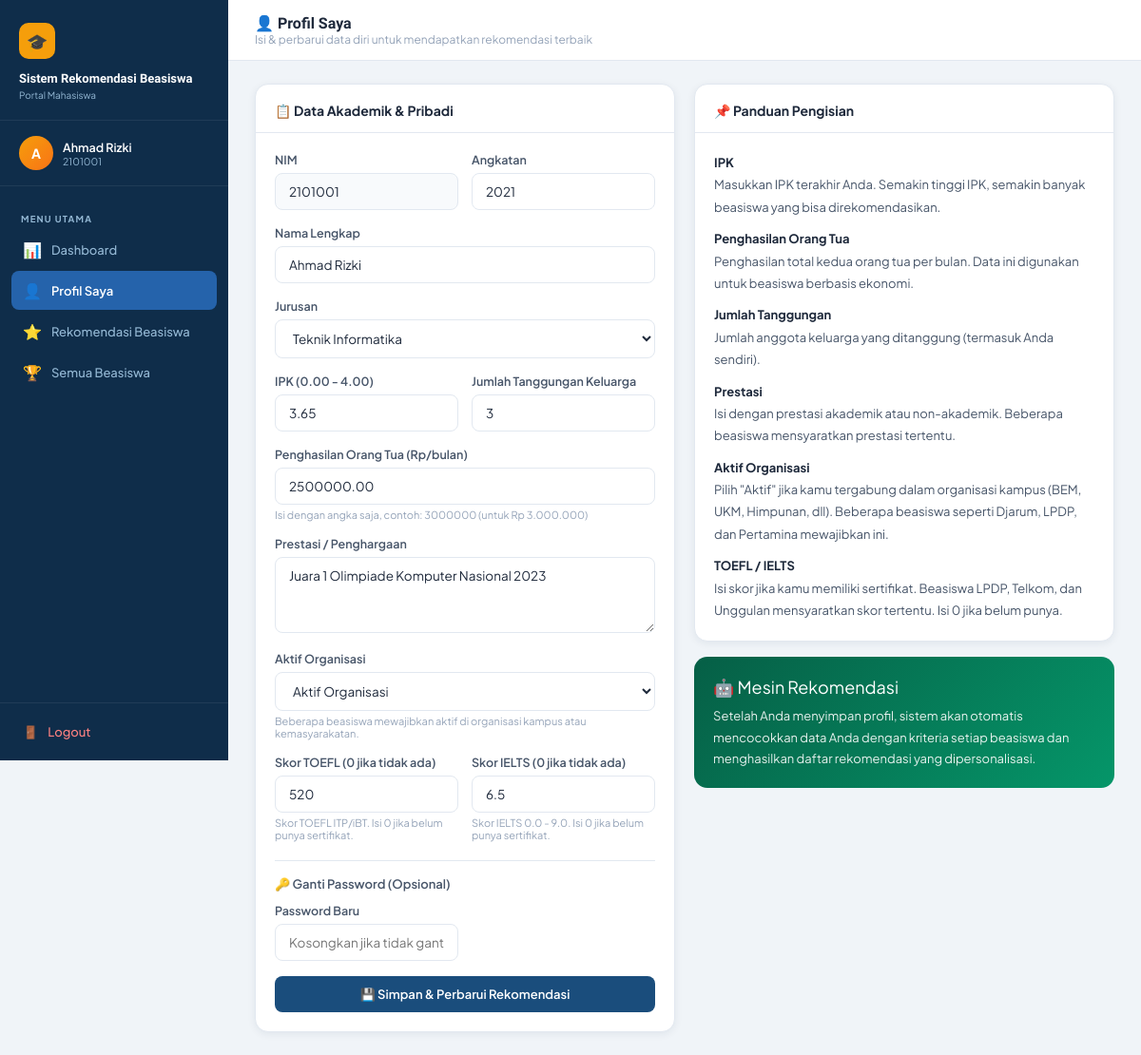
Page /profil.php (signed in) on the committed database.
### tables this page shows
CREATE TABLE IF NOT EXISTS mahasiswa (
    id_mahasiswa INT AUTO_INCREMENT PRIMARY KEY,
    nim VARCHAR(20) NOT NULL UNIQUE,
    nama VARCHAR(100) NOT NULL,
    jurusan VARCHAR(100),
    angkatan YEAR,
    ipk DECIMAL(3,2) DEFAULT 0.00,
    penghasilan_orangtua DECIMAL(15,2) DEFAULT 0,
    jumlah_tanggungan INT DEFAULT 0,
    prestasi TEXT,
    aktif_organisasi ENUM('ya','tidak') DEFAULT 'tidak',
    skor_toefl INT DEFAULT 0,
    skor_ielts DECIMAL(3,1) DEFAULT 0.0,
    username_mhs VARCHAR(50) NOT NULL UNIQUE,
    password_mhs VARCHAR(255) NOT NULL,
    created_at TIMESTAMP DEFAULT CURRENT_TIMESTAMP,
    updated_at TIMESTAMP DEFAULT CURRENT_TIMESTAMP ON UPDATE CURRENT_TIMESTAMP
);

### profil.php (the view, shortened to what this page needs)
<?php
require_once 'config.php';
$mhs_id = $_SESSION['mahasiswa_id'];
$mhs = $conn->query("SELECT * FROM mahasiswa WHERE id_mahasiswa=$mhs_id")->fetch_assoc();
?>
<!DOCTYPE html>
<html lang="id">
<head>
<link rel="stylesheet" href="style.css">
</head>
<body>
<div class="app-wrapper">
  <?php include 'sidebar_mhs.php'; ?>
  <div class="main-content">
    <div class="topbar">
      <div class="topbar-left">
        <h1>👤 Profil Saya</h1>
        <p>Isi & perbarui data diri untuk mendapatkan rekomendasi terbaik</p>
      </div>
    </div>
    <div class="page-content">
      <div class="grid-2" style="gap:20px;align-items:start">
        <div class="card">
          <div class="card-header"><h3>📋 Data Akademik & Pribadi</h3></div>
          <div class="card-body">
            <form method="POST">
              <div class="form-row">
                <div class="form-group">
                  <label class="form-label">NIM</label>
                  <input type="text" class="form-control" value="<?= htmlspecialchars($mhs['nim']) ?>" disabled style="background:#f8fafc">
                </div>
                <div class="form-group">
                  <label class="form-label">Angkatan</label>
                  <input type="number" name="angkatan" class="form-control" value="<?= $mhs['angkatan'] ?>" min="2000" max="2030" required>
                </div>
              </div>
              <div class="form-group">
                <label class="form-label">Nama Lengkap</label>
                <input type="text" name="nama" class="form-control" value="<?= htmlspecialchars($mhs['nama']) ?>" required>
              </div>
              <div class="form-group">
                <label class="form-label">Jurusan</label>
                <select name="jurusan" class="form-control" required>
                  <?php
                  $jurusans = ['Teknik Informatika','Sistem Informasi','Teknik Elektro','Teknik Sipil','Manajemen','Akuntansi','Hukum','Kedokteran','Farmasi','Ekonomi'];
                  foreach ($jurusans as $j): ?>
                  <option <?= $mhs['jurusan']===$j?'selected':'' ?>><?= $j ?></option>
                  <?php endforeach; ?>
                </select>
              </div>
              <div class="form-row">
                <div class="form-group">
                  <label class="form-label">IPK (0.00 - 4.00)</label>
                  <input type="number" name="ipk" class="form-control" value="<?= $mhs['ipk'] ?>" min="0" max="4" step="0.01" required>
                </div>
                <div class="form-group">
                  <label class="form-label">Jumlah Tanggungan Keluarga</label>
                  <input type="number" name="jumlah_tanggungan" class="form-control" value="<?= $mhs['jumlah_tanggungan'] ?>" min="0" max="20" required>
                </div>
              </div>
              <div class="form-group">
                <label class="form-label">Penghasilan Orang Tua (Rp/bulan)</label>
                <input type="number" name="penghasilan_orangtua" class="form-control" value="<?= $mhs['penghasilan_orangtua'] ?>" min="0" placeholder="Contoh: 3000000" required>
                <div style="font-size:11px;color:var(--text-light);margin-top:4px">Isi dengan angka saja, contoh: 3000000 (untuk Rp 3.000.000)</div>
              </div>
              <div class="form-group">
                <label class="form-label">Prestasi / Penghargaan</label>
                <textarea name="prestasi" class="form-control" rows="3" placeholder="Contoh: Juara 1 olimpiade komputer, Hafidz 10 juz, dll. Kosongkan jika tidak ada."><?= htmlspecialchars($mhs['prestasi']) ?></textarea>
              </div>
              <div class="form-group">
                <label class="form-label">Aktif Organisasi</label>
                <select name="aktif_organisasi" class="form-control">
                  <option value="ya" <?= ($mhs['aktif_organisasi']??'')=== 'ya'?'selected':'' ?>>Aktif Organisasi</option>
                </select>
                <div style="font-size:11px;color:var(--text-light);margin-top:4px">Beberapa beasiswa mewajibkan aktif di organisasi kampus atau kemasyarakatan.</div>
              </div>
              <div class="form-row">
                <div class="form-group">
                  <label class="form-label">Skor TOEFL (0 jika tidak ada)</label>
                  <input type="number" name="skor_toefl" class="form-control" value="<?= $mhs['skor_toefl'] ?? 0 ?>" min="0" max="677" placeholder="Contoh: 500">
                  <div style="font-size:11px;color:var(--text-light);margin-top:4px">Skor TOEFL ITP/iBT. Isi 0 jika belum punya sertifikat.</div>
                </div>
                <div class="form-group">
                  <label class="form-label">Skor IELTS (0 jika tidak ada)</label>
                  <input type="number" name="skor_ielts" class="form-control" value="<?= $mhs['skor_ielts'] ?? 0 ?>" min="0" max="9" step="0.5" placeholder="Contoh: 6.0">
                  <div style="font-size:11px;color:var(--text-light);margin-top:4px">Skor IELTS 0.0 - 9.0. Isi 0 jika belum punya sertifikat.</div>
                </div>
              </div>
              <div style="border-top:1px solid var(--border);padding-top:16px;margin-top:4px">
                <div style="font-size:13px;font-weight:600;color:var(--text-mid);margin-bottom:12px">🔑 Ganti Password (Opsional)</div>
                <div class="form-row">
                  <div class="form-group" style="margin-bottom:0">
                    <label class="form-label">Password Baru</label>
                    <input type="password" name="password_baru" class="form-control" placeholder="Kosongkan jika tidak ganti">
                  </div>
                </div>
              </div>
              <button type="submit" class="btn btn-primary" style="width:100%;justify-content:center;margin-top:16px;padding:11px">
                💾 Simpan & Perbarui Rekomendasi
              </button>
            </form>
          </div>
        </div>
        <div>
          <div class="card" style="margin-bottom:16px">
            <div class="card-header"><h3>📌 Panduan Pengisian</h3></div>
            <div class="card-body" style="font-size:13px;line-height:1.8;color:var(--text-mid)">
              <div style="margin-bottom:10px">
                <strong style="color:var(--text-dark)">IPK</strong><br>
                Masukkan IPK terakhir Anda. Semakin tinggi IPK, semakin banyak beasiswa yang bisa direkomendasikan.
              </div>
              <div style="margin-bottom:10px">
                <strong style="color:var(--text-dark)">Penghasilan Orang Tua</strong><br>
                Penghasilan total kedua orang tua per bulan. Data ini digunakan untuk beasiswa berbasis ekonomi.
              </div>
              <div style="margin-bottom:10px">
                <strong style="color:var(--text-dark)">Jumlah Tanggungan</strong><br>
                Jumlah anggota keluarga yang ditanggung (termasuk Anda sendiri).
              </div>
              <div style="margin-bottom:10px">
                <strong style="color:var(--text-dark)">Prestasi</strong><br>
                Isi dengan prestasi akademik atau non-akademik. Beberapa beasiswa mensyaratkan prestasi tertentu.
              </div>
              <div style="margin-bottom:10px">
                <strong style="color:var(--text-dark)">Aktif Organisasi</strong><br>
                Pilih "Aktif" jika kamu tergabung dalam organisasi kampus (BEM, UKM, Himpunan, dll). Beberapa beasiswa seperti Djarum, LPDP, dan Pertamina mewajibkan ini.
              </div>
              <div>
                <strong style="color:var(--text-dark)">TOEFL / IELTS</strong><br>
                Isi skor jika kamu memiliki sertifikat. Beasiswa LPDP, Telkom, dan Unggulan mensyaratkan skor tertentu. Isi 0 jika belum punya.
              </div>
            </div>
          </div>
          <div style="background:linear-gradient(135deg,#065f46,#059669);border-radius:var(--radius);padding:20px;color:white">
            <div style="font-size:18px;margin-bottom:8px">🤖 Mesin Rekomendasi</div>
            <div style="font-size:13px;opacity:0.9;line-height:1.7">
              Setelah Anda menyimpan profil, sistem akan otomatis mencocokkan data Anda dengan kriteria setiap beasiswa dan menghasilkan daftar rekomendasi yang dipersonalisasi.
            </div>
          </div>
        </div>
      </div>
    </div>
  </div>
</div>
</body>
</html>

### style.css (style rules this page uses)
:root { --primary: #1a4d7c; --primary-light: #2563ab; --primary-dark: #0f2d4a; --accent: #f59e0b; --accent2: #10b981; --accent3: #ef4444; --accent4: #8b5cf6; --sidebar-bg: #0f2d4a; --sidebar-hover: #1a4d7c; --sidebar-active: #2563ab; --sidebar-text: #94b8d4; --sidebar-text-active: #ffffff; --content-bg: #f0f4f8; --card-bg: #ffffff; --text-dark: #1e293b; --text-mid: #475569; --text-light: #94a3b8; --border: #e2e8f0; --shadow: 0 4px 24px rgba(15,45,74,0.10); --shadow-sm: 0 2px 8px rgba(15,45,74,0.07); --radius: 14px; --radius-sm: 8px; --sidebar-width: 240px; --topbar-height: 64px; }
* { margin: 0; padding: 0; box-sizing: border-box; }
body { font-family: 'Plus Jakarta Sans', sans-serif; background: var(--content-bg); color: var(--text-dark); min-height: 100vh; font-size: 14px; }
.app-wrapper { display: flex; min-height: 100vh; }
.main-content { margin-left: var(--sidebar-width); flex: 1; display: flex; flex-direction: column; min-height: 100vh; }
.topbar { height: var(--topbar-height); background: var(--card-bg); border-bottom: 1px solid var(--border); display: flex; align-items: center; justify-content: space-between; padding: 0 28px; position: sticky; top: 0; z-index: 50; }
.topbar-left h1 { font-family: 'Sora', sans-serif; font-size: 16px; font-weight: 700; color: var(--text-dark); }
.topbar-left p { font-size: 12px; color: var(--text-light); }
.page-content { padding: 24px 28px; flex: 1; }
.card { background: var(--card-bg); border-radius: var(--radius); border: 1px solid var(--border); box-shadow: var(--shadow-sm); overflow: hidden; }
.card-header { padding: 18px 20px 14px; border-bottom: 1px solid var(--border); display: flex; align-items: center; justify-content: space-between; }
.card-header h3 { font-size: 14px; font-weight: 700; color: var(--text-dark); }
.card-body { padding: 20px; }
.grid-2 { display: grid; grid-template-columns: 1fr 1fr; gap: 16px; }
.btn { display: inline-flex; align-items: center; gap: 6px; padding: 8px 16px; border-radius: 8px; font-size: 13px; font-weight: 600; cursor: pointer; border: none; transition: all 0.2s; text-decoration: none; font-family: 'Plus Jakarta Sans', sans-serif; }
.btn-primary { background: var(--primary); color: white; }
.form-group { margin-bottom: 16px; }
.form-label { display: block; font-size: 12.5px; font-weight: 600; color: var(--text-mid); margin-bottom: 6px; }
.form-control { width: 100%; padding: 10px 14px; border: 1.5px solid var(--border); border-radius: 8px; font-size: 13.5px; color: var(--text-dark); background: white; font-family: 'Plus Jakarta Sans', sans-serif; transition: border-color 0.2s, box-shadow 0.2s; }
select.form-control { cursor: pointer; }
textarea.form-control { resize: vertical; min-height: 80px; }
.form-row { display: grid; grid-template-columns: 1fr 1fr; gap: 14px; }

### rows in the picture
mahasiswa: nim "2101001", angkatan "2021", nama "Ahmad Rizki", jurusan "Teknik Informatika", ipk "3.65", jumlah_tanggungan "3", penghasilan_orangtua "2500000.00", prestasi "Juara 1 Olimpiade Komputer Nasional 2023", aktif_organisasi "Aktif Organisasi", skor_toefl "520", skor_ielts "6.5"

### other values in the picture
substr($_SESSION['mahasiswa_nama'], 0, 1) "A"
$_SESSION['mahasiswa_nama'] "Ahmad Rizki"
$_SESSION['mahasiswa_nim'] "2101001"
